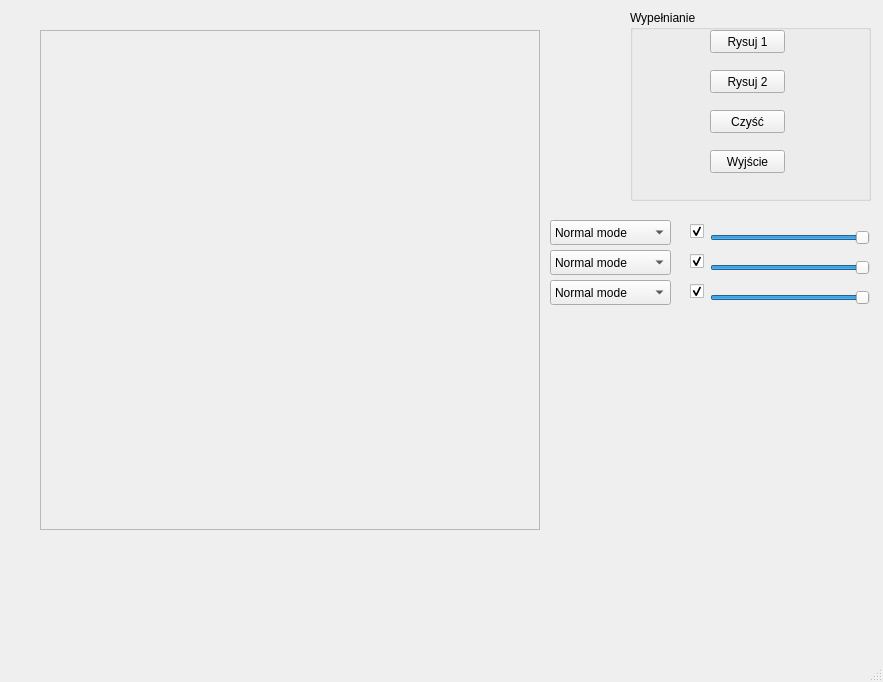
<?xml version="1.0" encoding="UTF-8"?>
<ui version="4.0">
 <class>MyWindow</class>
 <widget class="QMainWindow" name="MyWindow">
  <property name="geometry">
   <rect>
    <x>0</x>
    <y>0</y>
    <width>883</width>
    <height>682</height>
   </rect>
  </property>
  <property name="windowTitle">
   <string>MyWindow</string>
  </property>
  <widget class="QWidget" name="centralWidget">
   <widget class="QFrame" name="rysujFrame">
    <property name="geometry">
     <rect>
      <x>40</x>
      <y>30</y>
      <width>500</width>
      <height>500</height>
     </rect>
    </property>
    <property name="frameShape">
     <enum>QFrame::StyledPanel</enum>
    </property>
    <property name="frameShadow">
     <enum>QFrame::Raised</enum>
    </property>
   </widget>
   <widget class="QGroupBox" name="groupBox">
    <property name="geometry">
     <rect>
      <x>630</x>
      <y>10</y>
      <width>241</width>
      <height>191</height>
     </rect>
    </property>
    <property name="title">
     <string>Wypełnianie</string>
    </property>
    <widget class="QPushButton" name="draw1Button">
     <property name="geometry">
      <rect>
       <x>80</x>
       <y>20</y>
       <width>75</width>
       <height>23</height>
      </rect>
     </property>
     <property name="text">
      <string>Rysuj 1</string>
     </property>
    </widget>
    <widget class="QPushButton" name="draw2Button">
     <property name="geometry">
      <rect>
       <x>80</x>
       <y>60</y>
       <width>75</width>
       <height>23</height>
      </rect>
     </property>
     <property name="text">
      <string>Rysuj 2</string>
     </property>
    </widget>
    <widget class="QPushButton" name="cleanButton">
     <property name="geometry">
      <rect>
       <x>80</x>
       <y>100</y>
       <width>75</width>
       <height>23</height>
      </rect>
     </property>
     <property name="text">
      <string>Czyść</string>
     </property>
    </widget>
    <widget class="QPushButton" name="exitButton">
     <property name="geometry">
      <rect>
       <x>80</x>
       <y>140</y>
       <width>75</width>
       <height>23</height>
      </rect>
     </property>
     <property name="text">
      <string>Wyjście</string>
     </property>
    </widget>
   </widget>
   <widget class="QSlider" name="horizontalSlider">
    <property name="geometry">
     <rect>
      <x>710</x>
      <y>230</y>
      <width>160</width>
      <height>16</height>
     </rect>
    </property>
    <property name="minimum">
     <number>0</number>
    </property>
    <property name="maximum">
     <number>100</number>
    </property>
    <property name="value">
     <number>100</number>
    </property>
    <property name="orientation">
     <enum>Qt::Horizontal</enum>
    </property>
    <property name="invertedAppearance">
     <bool>false</bool>
    </property>
    <property name="invertedControls">
     <bool>true</bool>
    </property>
   </widget>
   <widget class="QSlider" name="horizontalSlider_2">
    <property name="geometry">
     <rect>
      <x>710</x>
      <y>260</y>
      <width>160</width>
      <height>16</height>
     </rect>
    </property>
    <property name="maximum">
     <number>100</number>
    </property>
    <property name="value">
     <number>100</number>
    </property>
    <property name="orientation">
     <enum>Qt::Horizontal</enum>
    </property>
    <property name="invertedAppearance">
     <bool>false</bool>
    </property>
   </widget>
   <widget class="QSlider" name="horizontalSlider_3">
    <property name="geometry">
     <rect>
      <x>710</x>
      <y>290</y>
      <width>160</width>
      <height>16</height>
     </rect>
    </property>
    <property name="maximum">
     <number>100</number>
    </property>
    <property name="value">
     <number>100</number>
    </property>
    <property name="orientation">
     <enum>Qt::Horizontal</enum>
    </property>
    <property name="invertedAppearance">
     <bool>false</bool>
    </property>
   </widget>
   <widget class="QCheckBox" name="checkBox">
    <property name="geometry">
     <rect>
      <x>690</x>
      <y>220</y>
      <width>92</width>
      <height>23</height>
     </rect>
    </property>
    <property name="text">
     <string/>
    </property>
    <property name="checked">
     <bool>true</bool>
    </property>
   </widget>
   <widget class="QCheckBox" name="checkBox_2">
    <property name="geometry">
     <rect>
      <x>690</x>
      <y>250</y>
      <width>92</width>
      <height>23</height>
     </rect>
    </property>
    <property name="text">
     <string/>
    </property>
    <property name="checked">
     <bool>true</bool>
    </property>
   </widget>
   <widget class="QCheckBox" name="checkBox_3">
    <property name="geometry">
     <rect>
      <x>690</x>
      <y>280</y>
      <width>92</width>
      <height>23</height>
     </rect>
    </property>
    <property name="text">
     <string/>
    </property>
    <property name="checked">
     <bool>true</bool>
    </property>
   </widget>
   <widget class="QComboBox" name="comboBox">
    <property name="geometry">
     <rect>
      <x>550</x>
      <y>220</y>
      <width>121</width>
      <height>25</height>
     </rect>
    </property>
    <item>
     <property name="text">
      <string>Normal mode</string>
     </property>
    </item>
    <item>
     <property name="text">
      <string>Multiply</string>
     </property>
    </item>
    <item>
     <property name="text">
      <string>Screen Mode</string>
     </property>
    </item>
    <item>
     <property name="text">
      <string>Darken Mode</string>
     </property>
    </item>
    <item>
     <property name="text">
      <string>Lighten Mode</string>
     </property>
    </item>
   </widget>
   <widget class="QComboBox" name="comboBox_2">
    <property name="geometry">
     <rect>
      <x>550</x>
      <y>250</y>
      <width>121</width>
      <height>25</height>
     </rect>
    </property>
    <property name="currentIndex">
     <number>0</number>
    </property>
    <property name="maxVisibleItems">
     <number>5</number>
    </property>
    <item>
     <property name="text">
      <string>Normal mode</string>
     </property>
    </item>
    <item>
     <property name="text">
      <string>Multiply</string>
     </property>
    </item>
    <item>
     <property name="text">
      <string>Screen Mode</string>
     </property>
    </item>
    <item>
     <property name="text">
      <string>Darken Mode</string>
     </property>
    </item>
    <item>
     <property name="text">
      <string>Lighten Mode</string>
     </property>
    </item>
   </widget>
   <widget class="QComboBox" name="comboBox_3">
    <property name="geometry">
     <rect>
      <x>550</x>
      <y>280</y>
      <width>121</width>
      <height>25</height>
     </rect>
    </property>
    <item>
     <property name="text">
      <string>Normal mode</string>
     </property>
    </item>
    <item>
     <property name="text">
      <string>Multiply</string>
     </property>
    </item>
    <item>
     <property name="text">
      <string>Screen Mode</string>
     </property>
    </item>
    <item>
     <property name="text">
      <string>Darken Mode</string>
     </property>
    </item>
    <item>
     <property name="text">
      <string>Lighten Mode</string>
     </property>
    </item>
   </widget>
  </widget>
  <widget class="QMenuBar" name="menuBar">
   <property name="geometry">
    <rect>
     <x>0</x>
     <y>0</y>
     <width>883</width>
     <height>22</height>
    </rect>
   </property>
  </widget>
  <widget class="QStatusBar" name="statusBar"/>
 </widget>
 <layoutdefault spacing="6" margin="11"/>
 <resources/>
 <connections/>
</ui>
